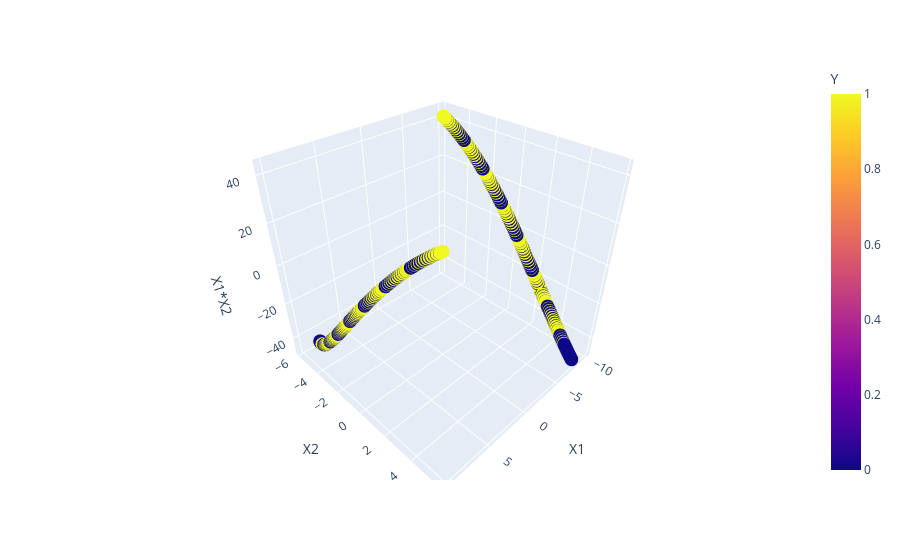

The cell this chart's notebook holds for it:
### Code cell
## Plotting the data - simple
fig = px.scatter_3d(df,x = 'X1',y='X2', z = 'X1*X2', color = 'Y')
fig.show()

### Figure 1 — Plotly figure (JSON) as saved in the notebook; plotly's stock layout.template omitted (floating-point values rounded to 4 significant figures; data arrays with more than 128 entries replaced by an {"elided": "..."} marker saying what was removed)
{"data": [{"hovertemplate": "X1=%{x}<br>X2=%{y}<br>X1*X2=%{z}<br>Y=%{marker.color}<extra></extra>", "legendgroup": "", "marker": {"color": {"elided": "400 int values"}, "coloraxis": "coloraxis", "symbol": "circle"}, "mode": "markers", "name": "", "scene": "scene", "showlegend": false, "type": "scatter3d", "x": {"elided": "400 float values"}, "y": {"elided": "400 float values"}, "z": {"elided": "400 float values"}}], "layout": {"coloraxis": {"colorbar": {"title": {"text": "Y"}}, "colorscale": [[0, "#0d0887"], [0.1111, "#46039f"], [0.2222, "#7201a8"], [0.3333, "#9c179e"], [0.4444, "#bd3786"], [0.5556, "#d8576b"], [0.6667, "#ed7953"], [0.7778, "#fb9f3a"], [0.8889, "#fdca26"], [1, "#f0f921"]]}, "legend": {"tracegroupgap": 0}, "margin": {"t": 60}, "scene": {"domain": {"x": [0, 1], "y": [0, 1]}, "xaxis": {"title": {"text": "X1"}}, "yaxis": {"title": {"text": "X2"}}, "zaxis": {"title": {"text": "X1*X2"}}}}}
